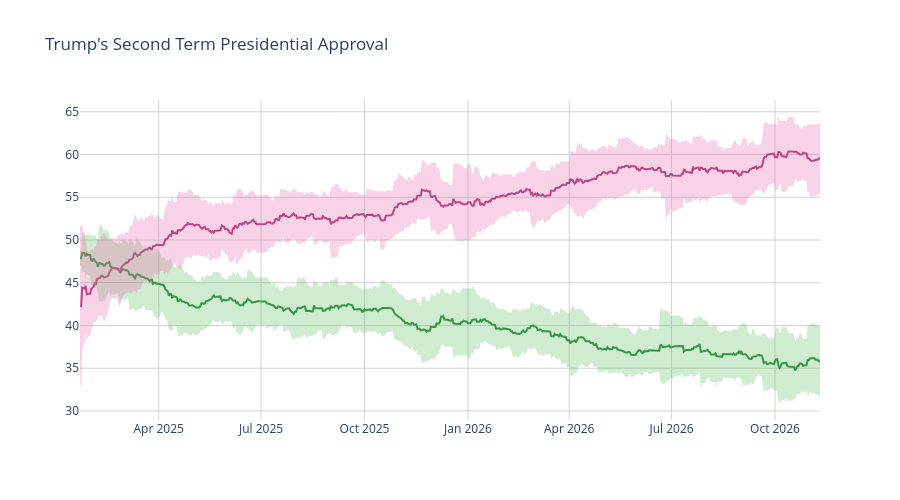

The notebook cell this image was saved under:
### Code cell
disappr_ci_hex = "#e86eaf"
appr_ci_hex = "#60be65"
disappr_ci_rgba = "rgba(232, 110, 175, 0.3)"
appr_ci_rgba = "rgba(96, 190, 101, 0.3)"
grid_col = "#d4d2d2"


# Approve
fig = go.Figure(go.Scatter(
    x=pres['end_date'],
    y=pres['approve'],
    hovertemplate="%{y:.2f}%",
    name="<b>Approve</b>",
    line=dict(color="#228833"),
    showlegend=False
))

# Disapprove
fig.add_trace(go.Scatter(
    x=pres['end_date'],
    y=pres['disapprove'],
    hovertemplate="%{y:.2f}%",
    name="<b>Disapprove</b>",
    line=dict(color="#aa3377"),
    showlegend=False
    )
)

# Approve CI
fig.add_traces([

    # Upper bound
    go.Scatter(
        x=pres['end_date'],
        y=pres['approve_upper_ci'],
        marker=dict(color=appr_ci_hex),
        line=dict(width=0),
        mode='lines',
        showlegend=False,
        hoverinfo="skip"
    ),

    # Lower bound
    go.Scatter(
        x=pres['end_date'],
        y=pres['approve_lower_ci'],
        marker=dict(color=appr_ci_hex),
        line=dict(width=0),
        mode='lines',
        fillcolor=appr_ci_rgba,
        fill="tonexty",
        showlegend=False,
        hoverinfo="skip"
    )
])

# Disapprove CI
fig.add_traces([

    # Upper bound
    go.Scatter(
        x=pres['end_date'],
        y=pres['disapprove_upper_ci'],
        marker=dict(color=disappr_ci_hex),
        line=dict(width=0),
        mode='lines',
        showlegend=False,
        hoverinfo="skip"
    ),

    # Lower bound
    go.Scatter(
        x=pres['end_date'],
        y=pres['disapprove_lower_ci'],
        marker=dict(color=disappr_ci_hex),
        line=dict(width=0),
        mode='lines',
        fillcolor=disappr_ci_rgba,
        fill="tonexty",
        showlegend=False,
        hoverinfo="skip"
    )
])

fig.update_layout(
    title=dict(text="Trump's Second Term Presidential Approval"),
    hovermode="x"
)

fig.update_xaxes(gridcolor=grid_col)
fig.update_yaxes(gridcolor=grid_col)

fig.update_layout(hovermode="x", hoverlabel_align="right", plot_bgcolor="rgba(0, 0, 0, 0)", height=500)
fig.show()

### Figure 1 — Plotly figure (JSON) as saved in the notebook; plotly's stock layout.template omitted (floating-point values rounded to 4 significant figures; data arrays with more than 128 entries replaced by an {"elided": "..."} marker saying what was removed)
{"data": [{"hovertemplate": "%{y:.2f}%", "line": {"color": "#228833"}, "name": "<b>Approve</b>", "showlegend": false, "type": "scatter", "x": {"elided": "659 str values"}, "y": {"elided": "659 float values"}}, {"hovertemplate": "%{y:.2f}%", "line": {"color": "#aa3377"}, "name": "<b>Disapprove</b>", "showlegend": false, "type": "scatter", "x": {"elided": "659 str values"}, "y": {"elided": "659 float values"}}, {"hoverinfo": "skip", "line": {"width": 0}, "marker": {"color": "#60be65"}, "mode": "lines", "showlegend": false, "type": "scatter", "x": {"elided": "659 str values"}, "y": {"elided": "659 float values"}}, {"fill": "tonexty", "fillcolor": "rgba(96, 190, 101, 0.3)", "hoverinfo": "skip", "line": {"width": 0}, "marker": {"color": "#60be65"}, "mode": "lines", "showlegend": false, "type": "scatter", "x": {"elided": "659 str values"}, "y": {"elided": "659 float values"}}, {"hoverinfo": "skip", "line": {"width": 0}, "marker": {"color": "#e86eaf"}, "mode": "lines", "showlegend": false, "type": "scatter", "x": {"elided": "659 str values"}, "y": {"elided": "659 float values"}}, {"fill": "tonexty", "fillcolor": "rgba(232, 110, 175, 0.3)", "hoverinfo": "skip", "line": {"width": 0}, "marker": {"color": "#e86eaf"}, "mode": "lines", "showlegend": false, "type": "scatter", "x": {"elided": "659 str values"}, "y": {"elided": "659 float values"}}], "layout": {"height": 500, "hoverlabel": {"align": "right"}, "hovermode": "x", "plot_bgcolor": "rgba(0, 0, 0, 0)", "title": {"text": "Trump's Second Term Presidential Approval"}, "xaxis": {"gridcolor": "#d4d2d2"}, "yaxis": {"gridcolor": "#d4d2d2"}}}
